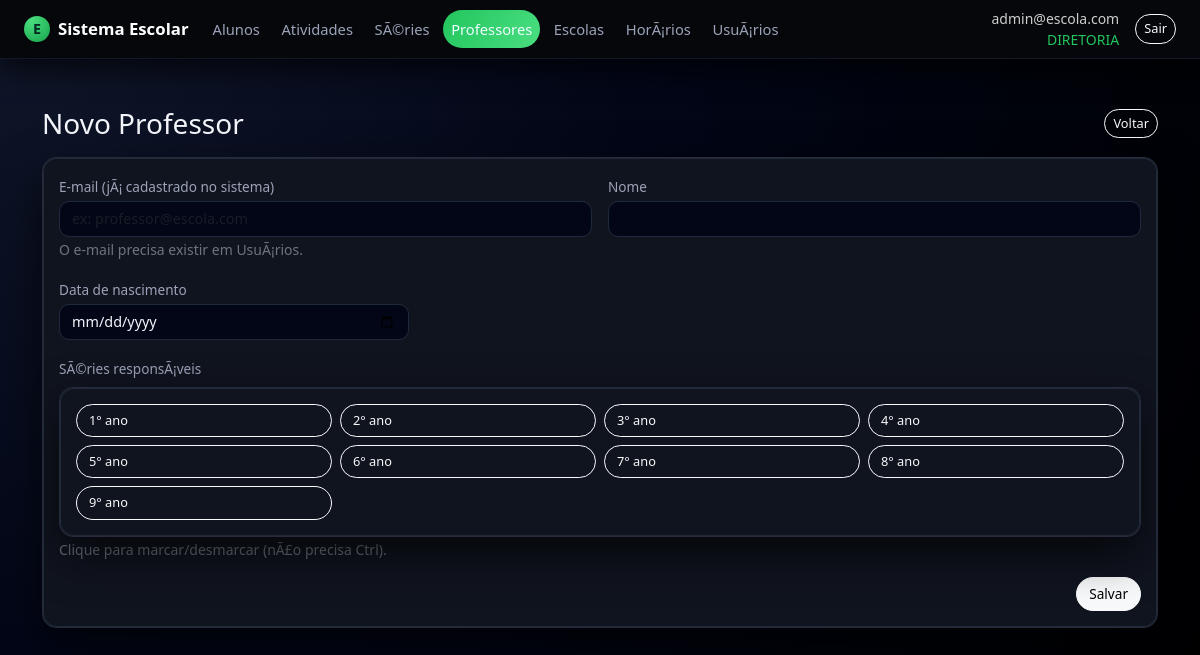
The app's page /professores/novo (signed in) with its own data.
### app.py (models this page shows, shortened)
class Usuario(db.Model, UserMixin):
    __tablename__ = "usuario"
    id = db.Column(db.Integer, primary_key=True)
    email = db.Column(db.String(120), unique=True, nullable=False)
    senha_hash = db.Column(db.String(255), nullable=False)
    papel = db.Column(db.String(30), nullable=False, default="ALUNO")
    ativo = db.Column(db.Boolean, nullable=False, default=True)
    created_at = db.Column(db.DateTime, nullable=False, default=datetime.utcnow)
    aluno_id = db.Column(db.Integer, db.ForeignKey("aluno.id"), nullable=True)
    aluno = db.relationship("Aluno", lazy="joined")
    recovery_code1 = db.Column(db.String(255), nullable=True)
    recovery_code2 = db.Column(db.String(255), nullable=True)
    recovery_code3 = db.Column(db.String(255), nullable=True)
    recovery_codes_shown = db.Column(db.Boolean, nullable=False, default=False)
    def papel_upper(self):
        return (self.papel or "").upper()
    def is_diretoria(self):
        return self.papel_upper() == "DIRETORIA"

class Serie(db.Model):
    __tablename__ = "serie"
    id = db.Column(db.Integer, primary_key=True)
    nome = db.Column(db.String(120), nullable=False, unique=True)

### app.py (the view, shortened to what this page needs)
@app.route("/professores/novo", methods=["GET", "POST"])
@login_required
def professores_novo():
    if not current_user.is_diretoria():
        flash("Você não tem permissão para cadastrar Professores.", "warning")
        return redirect(url_for("index"))
    usuarios = Usuario.query.order_by(Usuario.email.asc()).all()
    series = Serie.query.order_by(Serie.nome.asc()).all()
    return render_template("professores/form.html", usuarios=usuarios, series=series, item=None)

### app.py (called while the page is built)
@login_manager.user_loader
def load_user(uid):
    return db.session.get(Usuario, int(uid))

@app.context_processor
def inject_can():
    return dict(can=can)

### templates/professores/form.html (shortened to what this page needs)
{% extends "base.html" %}
{% block content %}
<div class="container py-4">
  <div class="d-flex justify-content-between align-items-center mb-3">
    <h3 class="mb-0">{{ 'Editar Professor' if item else 'Novo Professor' }}</h3>
    <a href="{{ url_for('professores_listar') }}" class="btn btn-outline-light btn-sm">Voltar</a>
  </div>
  <div class="card">
    <div class="card-body">
      <form method="post" class="row g-3" autocomplete="off">
        <div class="col-12 col-md-6">
          <label class="form-label">E-mail (jÃ¡ cadastrado no sistema)</label>
          <input
            name="email"
            type="email"
            class="form-control"
            required
            placeholder="ex: professor@escola.com"
            value="{{ item.usuario.email if item and item.usuario else '' }}"
          >
          <small class="text-secondary">O e-mail precisa existir em UsuÃ¡rios.</small>
        </div>
        <div class="col-12 col-md-6">
          <label class="form-label">Nome</label>
          <input name="nome" class="form-control" required value="{{ item.nome if item else '' }}">
        </div>
        <div class="col-12 col-md-4">
          <label class="form-label">Data de nascimento</label>
          <input type="date" name="data_nascimento" class="form-control"
                 value="{{ item.data_nascimento.strftime('%Y-%m-%d') if item and item.data_nascimento else '' }}">
        </div>
        <div class="col-12">
          <label class="form-label">SÃ©ries responsÃ¡veis</label>
          {% set selecionadas = (item.series | map(attribute='id') | list) if item else [] %}
          <div class="card mt-1">
            <div class="card-body p-3">
              <div class="row g-2">
                {% for s in series %}
                  <div class="col-6 col-md-4 col-lg-3">
                    <label class="btn btn-outline-light w-100 text-start" for="serie_{{ s.id }}">
                      {{ s.nome }}
                    </label>
                  </div>
                {% endfor %}
              </div>
            </div>
          </div>
          <small class="text-secondary">Clique para marcar/desmarcar (nÃ£o precisa Ctrl).</small>
        </div>
        <div class="col-12 text-end">
          <button class="btn btn-light">Salvar</button>
        </div>
      </form>
    </div>
  </div>
</div>
{% endblock %}

### templates/base.html (shortened to what this page needs)
<!doctype html>
<html lang="pt-BR">
<head>
  <link
    href="https://cdn.jsdelivr.net/npm/bootstrap@5.3.3/dist/css/bootstrap.min.css"
    rel="stylesheet"
  >
  <link rel="stylesheet" href="{{ url_for('static', filename='css/style.css') }}">
</head>
<body class="app-body">
  <header class="app-navbar navbar navbar-expand-lg navbar-dark">
    <div class="container-fluid px-3 px-lg-4">
      <a class="navbar-brand d-flex align-items-center gap-2" href="{{ url_for('index') }}">
        <span class="brand-icon">E</span>
        <span class="fw-semibold">Sistema Escolar</span>
      </a>
      {% if current_user.is_authenticated %}
        {% set papel = current_user.papel_upper() %}
        <div class="collapse navbar-collapse" id="mainNav">
          <ul class="navbar-nav me-auto mb-2 mb-lg-0 app-menu">
            <li class="nav-item">
              <a class="nav-link {% if request.endpoint and 'alunos' in request.endpoint %}active{% endif %}"
                 href="{{ url_for('alunos_list') }}">
                Alunos
              </a>
            </li>
            <li class="nav-item">
              <a class="nav-link {% if request.endpoint and 'atividades_' in request.endpoint %}active{% endif %}"
                 href="{{ url_for('atividades_listar') }}">
                Atividades
              </a>
            </li>
            {% if papel == 'DIRETORIA' %}
              <li class="nav-item">
                <a class="nav-link {% if request.endpoint and 'series_' in request.endpoint %}active{% endif %}"
                   href="{{ url_for('series_list') }}">
                  SÃ©ries
                </a>
              </li>
               <li class="nav-item">
   <a class="nav-link {% if request.endpoint and 'professores' in request.endpoint %}active{% endif %}"
     href="{{ url_for('professores_listar') }}">
    Professores
  </a>
</li>
              <li class="nav-item">
                <a class="nav-link {% if request.endpoint and 'escolas_' in request.endpoint %}active{% endif %}"
                   href="{{ url_for('escolas_list') }}">
                  Escolas
                </a>
              </li>
              <li class="nav-item">
                <a class="nav-link {% if request.endpoint and 'horarios_' in request.endpoint %}active{% endif %}"
                   href="{{ url_for('horarios_list') }}">
                  HorÃ¡rios
                </a>
              </li>
              <li class="nav-item">
                <a class="nav-link {% if request.endpoint and 'usuarios_' in request.endpoint %}active{% endif %}"
                   href="{{ url_for('usuarios_list') }}">
                  UsuÃ¡rios
                </a>
              </li>
            {% endif %}
          </ul>
          <div class="d-flex align-items-center gap-3">
            <div class="text-end small text-muted d-none d-md-block">
              <div>{{ current_user.email }}</div>
              <div class="text-accent">{{ papel }}</div>
            </div>
            <form method="post" action="{{ url_for('logout') }}">
              <button class="btn btn-sm btn-outline-light" type="submit">Sair</button>
            </form>
          </div>
        </div>
      {% endif %}
    </div>
  </header>
  <main class="app-main container-fluid px-3 px-lg-4 py-4">
    <div class="page-wrapper">
      {% block content %}{% endblock %}
    </div>
  </main>
</body>
</html>

### static/css/style.css (style rules this page uses)
:root { --bg-body: #05070b; --bg-elevated: #10141f; --bg-elevated-soft: #181d2a; --bg-navbar: #05070b; --border-soft: #262c3c; --text-main: #f4f5fb; --text-muted: #9ca3b8; --accent: #22c55e; --accent-soft: rgba(34, 197, 94, 0.15); --danger-soft: rgba(239, 68, 68, 0.15); --radius-lg: 16px; --radius-md: 10px; --shadow-soft: 0 18px 45px rgba(0, 0, 0, 0.65); }
.app-body { background: radial-gradient(circle at top left, #10172a 0, #020617 45%, #000 100%); color: var(--text-main); min-height: 100vh; font-family: system-ui, -apple-system, BlinkMacSystemFont, "Segoe UI", sans-serif; }
.app-navbar { background-color: var(--bg-navbar); border-bottom: 1px solid #111827; box-shadow: 0 10px 30px rgba(0, 0, 0, 0.7); position: sticky; top: 0; z-index: 1030; }
.app-navbar .navbar-brand { font-size: 1.05rem; }
.brand-icon { width: 26px; height: 26px; border-radius: 999px; background: radial-gradient(circle at 30% 20%, #4ade80, #16a34a); display: inline-flex; align-items: center; justify-content: center; font-size: 0.9rem; font-weight: 700; color: #022c22; }
.app-menu .nav-link { font-size: 0.92rem; color: var(--text-muted); padding-inline: 0.9rem; border-radius: 999px; margin-right: 0.35rem; transition: all 0.18s ease-out; }
.app-menu .nav-link.active { color: #ecfeff; background: linear-gradient(120deg, #22c55e, #4ade80); }
.app-main { color: var(--text-main); max-width: 1200px; margin-inline: auto; }
.page-wrapper { display: flex; flex-direction: column; gap: 1.5rem; }
.card { background-color: var(--bg-elevated); border-radius: var(--radius-lg); border: 1px solid var(--border-soft); box-shadow: var(--shadow-soft); }
.form-label { font-size: 0.85rem; color: var(--text-muted); margin-bottom: 0.25rem; }
.form-control, .form-select, textarea.form-control { background-color: #020617; border-radius: var(--radius-md); border: 1px solid #1e293b; color: var(--text-main); font-size: 0.9rem; }
.btn { border-radius: 999px; font-size: 0.85rem; }
.btn-outline-light { border-radius: 999px; font-size: 0.8rem; }
.text-accent { color: var(--accent); }
.card { position: relative; border-radius: 14px; overflow: hidden; }
.card::after { content: ""; position: absolute; inset: 0; border-radius: 14px; pointer-events: none; box-shadow: inset 0 0 0 1px #1f2937; }
.app-navbar .text-muted { color: rgba(255, 255, 255, 0.80) !important; }
.app-navbar .text-muted div:first-child { font-weight: 500; }

### records on screen
Usuario: email "admin@escola.com"
Serie: nome "1° ano"
Serie: nome "2° ano"
Serie: nome "3° ano"
Serie: nome "4° ano"
Serie: nome "5° ano"
Serie: nome "6° ano"
Serie: nome "7° ano"
Serie: nome "8° ano"
Serie: nome "9° ano"

### other values on screen
{{ papel }} "DIRETORIA"
{{ 'Editar Professor' if item else 'Novo Professor' }} "Novo Professor"
